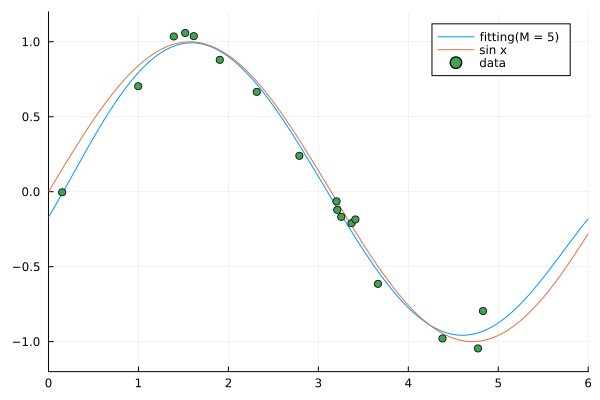

This figure's Julia source:
using Plots

# xの行数は次元数、列数がデータ数
# yは横ベクトル

function linear_regress(x, y)
    Dimentions = size(x, 1)
    Data_Numbers = size(x, 2)
    A = hcat(ones(Data_Numbers), x')
    w = (A' * A) \ (A' * y')
    return w[1], w[2:Dimentions+1]
end

function fit(x, w0, w)
    M = length(w)
    f = w0
    for i = 1:M
        f += w[i] * x^i
    end
    return f
end

function createPlot(Data_Numbers, M)
    # x, yの定義
    x = 2*pi * rand(Data_Numbers)
    y = sin.(x) + 0.1*randn(Data_Numbers)

    # phiの計算
    Data_Numbers = size(x', 2)
    phi = x
    for i = 1:M-1
        phi = hcat(phi, phi[:, 1] .^ (i+1))
    end
    
    # wの計算
    w0, w = linear_regress(phi', y')

    # プロット
    plot(x -> fit(x, w0, w), label="fitting(M = 5)", xlim=(0, 6), ylim=(-1.2, 1.2)); plot!(x -> sin(x), label="sin x"); plot!(x, y, label="data", st=scatter)
end

Data_Numbers = 20
M = 5
createPlot(Data_Numbers, M)
